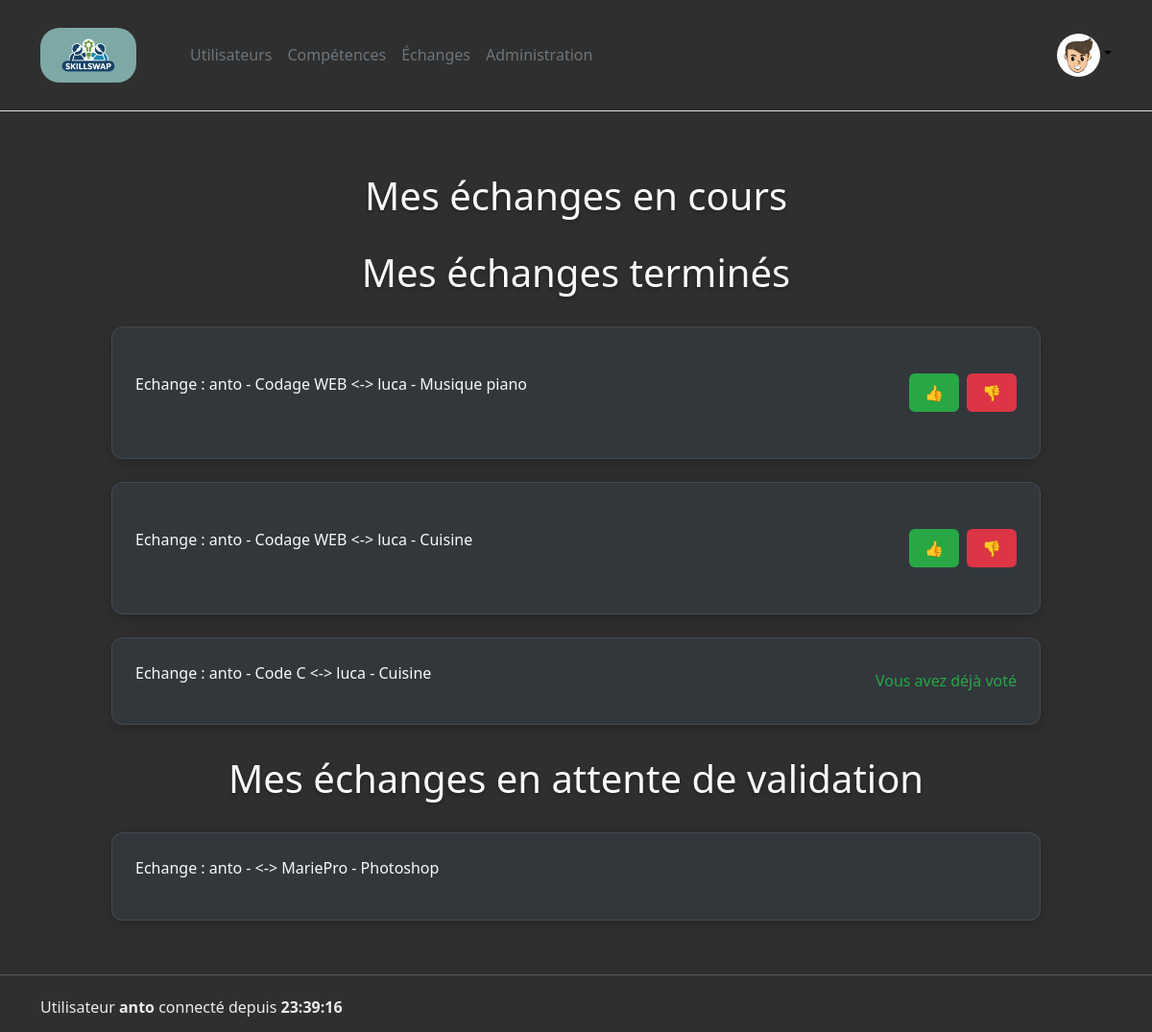
/?view=echanges (signed in), run on the app's committed database.
### tables this page shows
CREATE TABLE `utilisateurs` (
  `id` int(11) NOT NULL,
  `pseudo` varchar(20) NOT NULL,
  `passe` varchar(50) NOT NULL,
  `role` varchar(20) NOT NULL DEFAULT 'user',
  `bio` text NOT NULL DEFAULT '',
  `token` int(11) NOT NULL DEFAULT 100
);

CREATE TABLE `images` (
  `id` int(11) NOT NULL,
  `user_id` int(11) NOT NULL,
  `file_name` varchar(255) NOT NULL,
  `file_path` varchar(500) NOT NULL,
  `uploaded_at` timestamp NULL DEFAULT current_timestamp()
);

CREATE TABLE `echanges` (
  `idEchange` int(11) NOT NULL,
  `idUser1` int(11) NOT NULL,
  `idComp1` int(11) NOT NULL,
  `idUser2` int(11) NOT NULL,
  `idComp2` int(11) NOT NULL,
  `validationUser1` int(11) NOT NULL DEFAULT 0,
  `voteUser1` int(11) NOT NULL DEFAULT 0,
  `voteUser2` int(11) NOT NULL DEFAULT 0,
  `actif` int(11) NOT NULL DEFAULT 0
);

CREATE TABLE `competences_acquises` (
  `idComp` int(11) NOT NULL,
  `nom` varchar(30) NOT NULL,
  `description` text NOT NULL,
  `utilisateur` int(11) NOT NULL
);

### libs/maLibUtils.php (called while the page is built, shortened)
<?php
function valider($nom,$type="REQUEST")
{
	switch($type)
	{
		case 'REQUEST':
		if(isset($_REQUEST[$nom]) && !($_REQUEST[$nom] == ""))
			return proteger($_REQUEST[$nom]);
		break;
		case 'SESSION':
		if(isset($_SESSION[$nom]) && !($_SESSION[$nom] == ""))
			return $_SESSION[$nom];
		break;
	}
	return false;
}
function proteger($str)
{
	if (is_array($str))
	{
		$nextTab = array();
		foreach($str as $cle => $val)
		{
			$nextTab[$cle] = addslashes($val);
		}
		return $nextTab;
	}
	else
		return addslashes ($str);
}
?>

### libs/maLibSQL.pdo.php (called while the page is built, shortened)
<?php
function SQLGetChamp($sql)
{
	global $BDD_host;
	global $BDD_base;
	global $BDD_user;
	global $BDD_password;
	try {
		$dbh = new PDO("mysql:host=$BDD_host;dbname=$BDD_base", $BDD_user, $BDD_password);
	} catch (PDOException $e) {
		die("<font color=\"red\">SQLGetChamp: Erreur de connexion : " . $e->getMessage() . "</font>");
	}
	$dbh->exec("SET CHARACTER SET utf8");
	$res = $dbh->query($sql);
	$num = $res->rowCount();
	$res->setFetchMode(PDO::FETCH_NUM);
	$ligne = $res->fetch();
	if ($ligne == false) return false;
	else return $ligne[0];
}
function SQLSelect($sql)
{
 	global $BDD_host;
	global $BDD_base;
 	global $BDD_user;
 	global $BDD_password;
	try {
		$dbh = new PDO("mysql:host=$BDD_host;dbname=$BDD_base", $BDD_user, $BDD_password);
	} catch (PDOException $e) {
		die("<font color=\"red\">SQLSelect: Erreur de connexion : " . $e->getMessage() . "</font>");
	}
	$dbh->exec("SET CHARACTER SET utf8");
	$res = $dbh->query($sql);
	$num = $res->rowCount();
	if ($num==0) return false;
	else return $res;
}
function parcoursRs($result)
{
	if  ($result == false) return array();
	$result->setFetchMode(PDO::FETCH_ASSOC);
	while ($ligne = $result->fetch())
		$tab[]= $ligne;
	return $tab;
}
?>

### libs/modele.php (called while the page is built, shortened)
<?php
include_once("maLibSQL.pdo.php");
function isAdmin($idUser)
{
	$SQL ="SELECT id FROM utilisateurs WHERE id='$idUser' AND role='admin';";
	return SQLGetChamp($SQL);
}
function infoUser($idUser){
	$SQL = "SELECT * FROM utilisateurs WHERE id = '$idUser'";
	return parcoursRs(SQLSelect($SQL))[0];
}
function infoComp($idComp){
	$SQL = "SELECT * FROM competences_acquises WHERE idComp = '$idComp'";
	return parcoursRs(SQLSelect($SQL));
}
function getImagePath($userId) {
    $SQL = "SELECT file_path FROM images WHERE user_id = $userId";
    return SQLGetChamp($SQL);
}
function listerEchanges($idUser, $actif, $valide){
	$SQL = "SELECT * FROM echanges e WHERE (idUser1 = '$idUser' OR idUser2 = '$idUser') AND actif = '$actif' AND validationUser1 = $valide";
	return parcoursRs(SQLSelect($SQL));
}
function listerEchangesToken($idUser, $actif, $valide){
	$SQL = "SELECT * FROM echanges_token e WHERE (idUser1 = '$idUser' OR idUser2 = '$idUser') AND actif = '$actif' AND validationUser1 = $valide";
	return parcoursRs(SQLSelect($SQL));
}
?>

### templates/echanges.php (the view, shortened to what this page needs)
<?php
if(valider("connecte","SESSION")) {
    echo '<div class="echange-container">';
    echo '<h1>Mes échanges en cours</h1>';
    echo '<h1>Mes échanges terminés</h1>';
    $liste = listerEchanges(valider("idUser","SESSION"), 0, 1);
    foreach($liste as $list) {
        $idUseractuel = valider("idUser","SESSION");
        $idUser1 = ($idUseractuel == $list["idUser1"]);
        $user1 = infoUser($list["idUser1"]);
        $user2 = infoUser($list["idUser2"]);
        $comp1 = infoComp($list["idComp1"])[0];
        $comp2 = infoComp($list["idComp2"])[0];
        echo '<div class="echange-card">';
        echo '<div style="display: flex; justify-content: space-between; align-items: center;">';
        echo '<a href="index.php?view=conversations&idEchange='.$list['idEchange'].'">';
        echo '<div class="echange-info">Echange : '.$user1["pseudo"].' - '.$comp1["nom"].' <-> '.$user2["pseudo"].' - '.$comp2["nom"].'</div>';
        echo '</a>';
        if (($idUser1 && !$list["voteUser1"]) || (!$idUser1 && !$list["voteUser2"])) {
            echo '<div class="vote-buttons">';
            echo '<button type="submit" name="action" value="ajouterToken" class="vote-btn vote-up">👍</button>';
            echo '<button type="submit" name="action" value="pasDeToken" class="vote-btn vote-down">👎</button>';
            echo '</div>';
        } else {
            echo '<div class="alert-success">Vous avez déjà voté</div>';
        }
        echo '</div>';
        echo '</div>';
    }
    echo '<h1>Mes échanges en attente de validation</h1>';
    $liste2 = listerEchangesToken(valider("idUser","SESSION"), 0, 0);
    foreach($liste2 as $list) {
        $user1 = infoUser($list["idUser1"]);
        $user2 = infoUser($list["idUser2"]);
        $comp1 = infoComp($list["idComp1"])[0];
        echo '<div class="echange-card">';
        echo '<a href="index.php?view=conversations&idEchangeToken='.$list["idEchangeToken"].'">';
        echo '<div class="echange-info">Echange : '.$user2["pseudo"].' - <-> '.$user1["pseudo"].' - '.$comp1["nom"].'</div>';
        echo '</a>';
        echo '</div>';
    }
    echo '</div>';
} else {
    header("Location:./index.php?view=login");
}
?>
<link rel="stylesheet" href="Style/echanges.css">

### templates/header.php (shortened to what this page needs)
<!doctype html>
<html lang="en">
  <head>
    <link href="https://cdn.jsdelivr.net/npm/bootstrap@5.3.6/dist/css/bootstrap.min.css" rel="stylesheet">
</head>
  <body>
<header class="p-3 mb-3 border-bottom bg-light" style="background-color: rgb(47, 47, 47) !important;">
  <div class="container">
    <nav class="navbar navbar-expand-lg">
      <a class="navbar-brand me-5" href="?view=accueil" style="color:rgb(236, 234, 234);"><img style="width:100px; border-radius:20px;" src="ressources/skillswap.jpg"></a>
      <div class="collapse navbar-collapse" id="navbarMenu">
        <ul class="navbar-nav me-auto mb-2 mb-lg-0">
          <?php
          if(valider("connecte","SESSION")){
            echo '<li class="nav-item"><a href="?view=recherche_profil" class="nav-link px-2 link-secondary">Utilisateurs</a>';
            echo '</li>';
            echo '<li class="nav-item"><a href="?view=competences" class="nav-link px-2 link-secondary">Compétences</a>';
            echo '</li>';
            echo '<li class="nav-item"><a href="?view=echanges" class="nav-link px-2 link-secondary">Échanges</a>';
            echo '</li>';
            if(isAdmin(valider("idUser","SESSION"))){
              echo '<li class="nav-item"><a href="?view=admin" class="nav-link px-2 link-secondary">Administration</a>';
              echo '</li>';
            }
          }
          ?>
        </ul>
        <div class="d-flex">
          <?php
          if(!valider("connecte","SESSION")){
              echo '<ul class="navbar-nav">';
              echo '<li class="nav-item"><a href="?view=login" class="nav-link px-2 link-secondary">Se connecter</a></li>';
              echo '</ul>';
          } else {
              echo '<div class="dropdown">';
              echo '<a href="#" class="d-block link-body-emphasis text-decoration-none dropdown-toggle" data-bs-toggle="dropdown" aria-expanded="false">';
              $imagePath = getImagePath(valider("idUser", "SESSION"));
              if ($imagePath && file_exists($imagePath)) {
                echo '<img src="' . $imagePath . '" width="45" height="45" class="rounded-circle">';
              } else {
                echo '<img src="ressources/pp.png" width="45" height="45" class="rounded-circle">';
              }
              echo '</a>';
              echo '</div>';
          }
          ?>
        </div>
      </div>
    </nav>
  </div>
</header>
  <div class="container">

### Style/echanges.css (style rules this page uses)
body { background-color: #1a1a1a; color: #f8f9fa; }
h1 { color: #f8f9fa !important; font-weight: 300 !important; text-align: center; margin: 2rem 0 !important; text-shadow: 0 2px 4px rgba(0,0,0,0.3); }
.echange-container { max-width: 1000px; margin: 0 auto; padding: 1rem; }
.echange-card { background: rgba(52, 58, 64, 0.8) !important; border: 1px solid rgba(108, 117, 125, 0.3); border-radius: 12px; padding: 1.5rem; margin-bottom: 1.5rem; backdrop-filter: blur(10px); transition: all 0.3s ease; box-shadow: 0 4px 15px rgba(0,0,0,0.2); }
.echange-info { color: #f8f9fa !important; line-height: 1.6; margin-bottom: 1rem; }
.vote-buttons { display: flex; gap: 0.5rem; }
.vote-btn { padding: 0.5rem 1rem; border-radius: 6px; border: none; cursor: pointer; font-size: 1rem; transition: all 0.2s ease; }
.vote-up { background-color: #28a745; color: white; }
.vote-down { background-color: #dc3545; color: white; }
a { color: #17a2b8 !important; text-decoration: none; transition: color 0.3s ease; }
.alert-success { color: #28a745 !important; }
.echange-card { animation: fadeIn 0.6s ease forwards; }

### templates/header.php (style rules this page uses)
body { background-color: rgb(47, 47, 47) !important; color : rgb(236, 234, 234) !important; }

### data on the page
utilisateurs: id.file_path (picture)
echanges: idUser1.pseudo "anto", idComp1.nom "Codage WEB", idUser2.pseudo "luca", idComp2.nom "Musique piano"
echanges: idUser1.pseudo "anto", idComp1.nom "Codage WEB", idUser2.pseudo "luca", idComp2.nom "Cuisine"
echanges: idUser1.pseudo "anto", idComp1.nom "Code C", idUser2.pseudo "luca", idComp2.nom "Cuisine", voteUser1 "Vous avez déjà voté"

### other printed values
$user2["pseudo"] "anto"
$user1["pseudo"] "MariePro"
$comp1["nom"] "Photoshop"
$_SESSION[pseudo] "anto"
$_SESSION[heureConnexion] "23:39:16"
